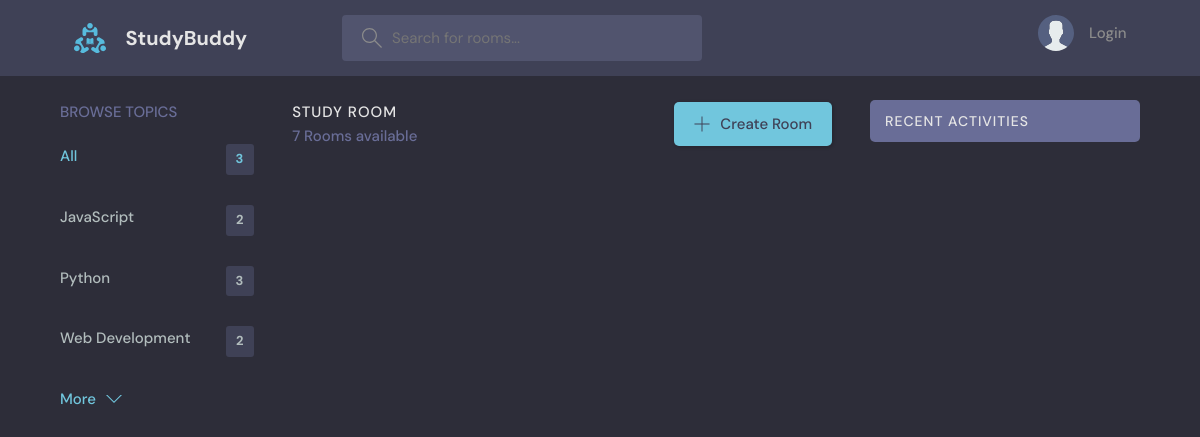
Before: /?q=Flutter with the older database file.
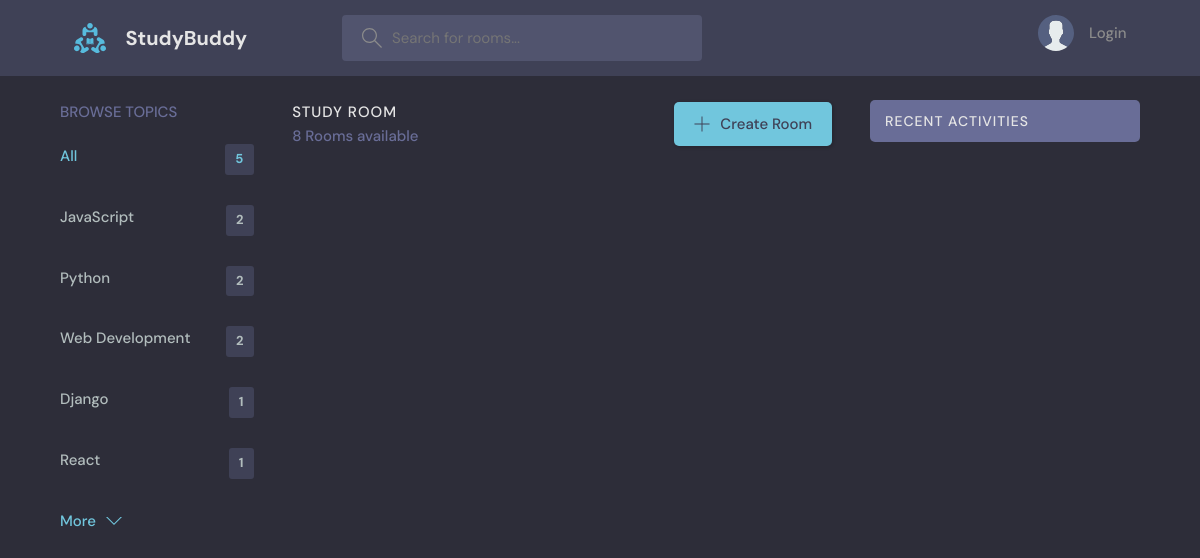
After: the same page with the newer database file.
### base/models.py (models this page shows, shortened)
class Topic(models.Model):
    name = models.CharField(max_length=200)

### base/views.py (the view)
# urls.py: path('' , views.homepage , name = 'home'),
def homepage(request):
    q = request.GET.get('q') if request.GET.get('q') != None else ''
    rooms = Room.objects.filter(
        Q(topic__name__icontains=q) |
        Q(name__icontains=q) |
        Q(description__icontains=q)
    )[0:5]
    rooms_list = Room.objects.all()
    topic = Topic.objects.all()[0:5]
    room_count = rooms_list.count()
    room_messages = Message.objects.filter(Q(room__topic__name__icontains=q))[0:3]
    context = {'rooms' : rooms , 'topic':topic , 'room_count': room_count , 'room_messages' : room_messages}
    return render(request, 'base/home.html', context)

### base/templates/base/home.html (shortened to what this page needs)
{% extends 'main.html' %} {% block content %}
<main class="layout layout--3">
  <div class="container">
    {% include 'base/topic_component.html' %}
    <div class="roomList">
      <div class="roomList__header">
        <div>
          <h2>Study Room</h2>
          <p>{{room_count}} Rooms available</p>
        </div>
        <a class="btn btn--main" href="{% url 'create-room' %}">
          <svg
            version="1.1"
            xmlns="http://www.w3.org/2000/svg"
            width="32"
            height="32"
            viewBox="0 0 32 32"
          >
            <title>add</title>
            <path
              d="M16.943 0.943h-1.885v14.115h-14.115v1.885h14.115v14.115h1.885v-14.115h14.115v-1.885h-14.115v-14.115z"
            ></path>
          </svg>
          Create Room
        </a>
      </div>
    </div>
    {% include 'base/activity_component.html' %}
  </div>
</main>
{% endblock content %}

### base/templates/base/topic_component.html
<div class="topics">
  <div class="topics__header">
    <h2>Browse Topics</h2>
  </div>
  <ul class="topics__list">
    <li>
      <a href="{% url 'home' %}" class="active"
        >All <span>{{topic.count}}</span></a
      >
    </li>
    {% for topic in topic %}
    <li>
      <a href="{% url 'home' %}?q={{topic.name}}"
        >{{topic.name}} <span>{{topic.room_set.all.count}}</span></a
      >
    </li>
    {% endfor %}
  </ul>
  <a class="btn btn--link" href="{% url 'topics-page' %}">
    More
    <svg
      version="1.1"
      xmlns="http://www.w3.org/2000/svg"
      width="32"
      height="32"
      viewBox="0 0 32 32"
    >
      <title>chevron-down</title>
      <path d="M16 21l-13-13h-3l16 16 16-16h-3l-13 13z"></path>
    </svg>
  </a>
</div>

Changed rows visible on the page:
computed for Topic "Python": room_set.all.count "3" → "2"
added Topic: name "Django", room_set.all.count "1"
added Topic: name "React", room_set.all.count "1"
Other visible differences:
{{ topic.count }}: "3" → "5"
{{ room_count }}: "7" → "8"
